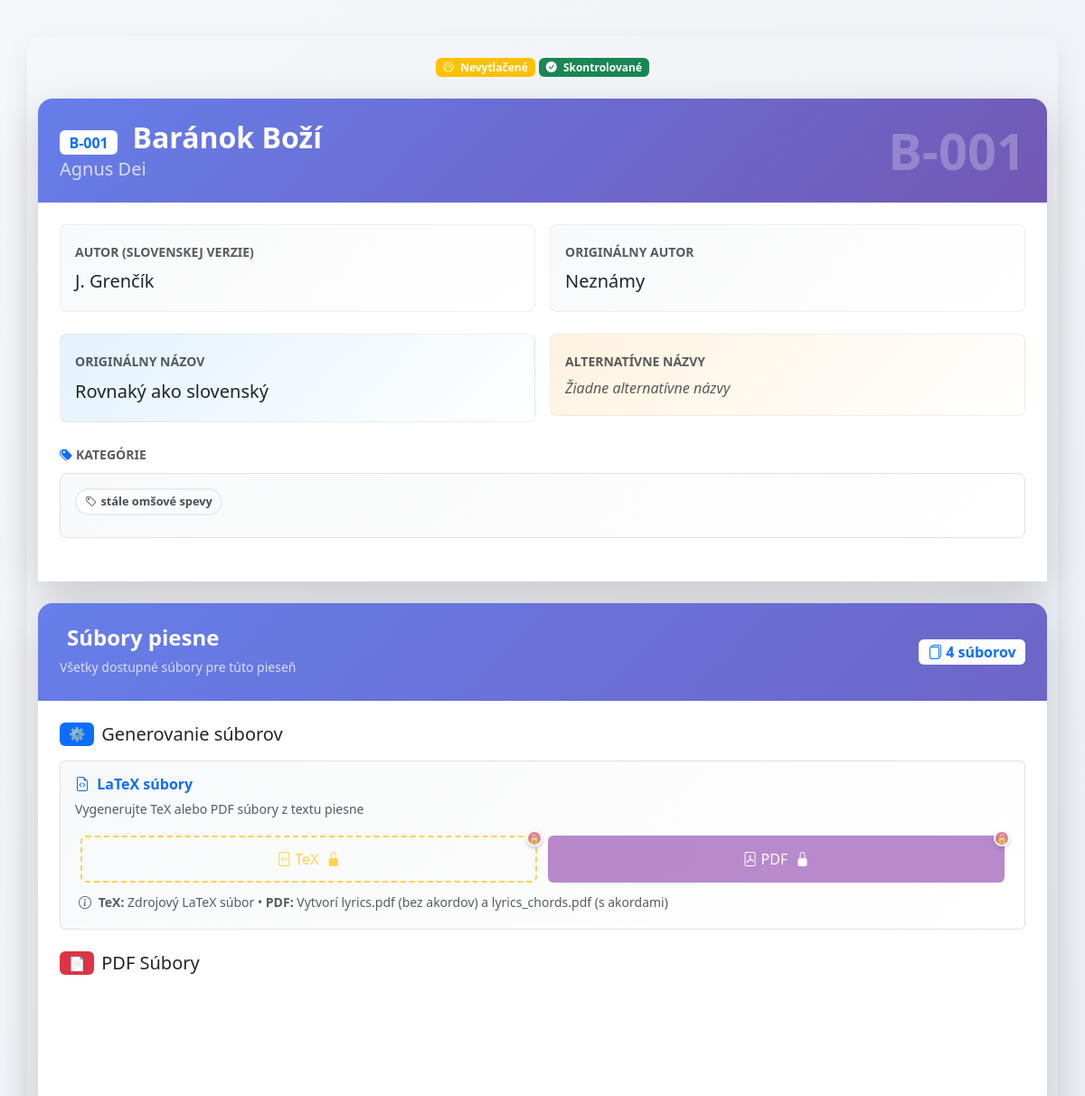
/song/269/view (upper part), run on an earlier commit of the app's database.
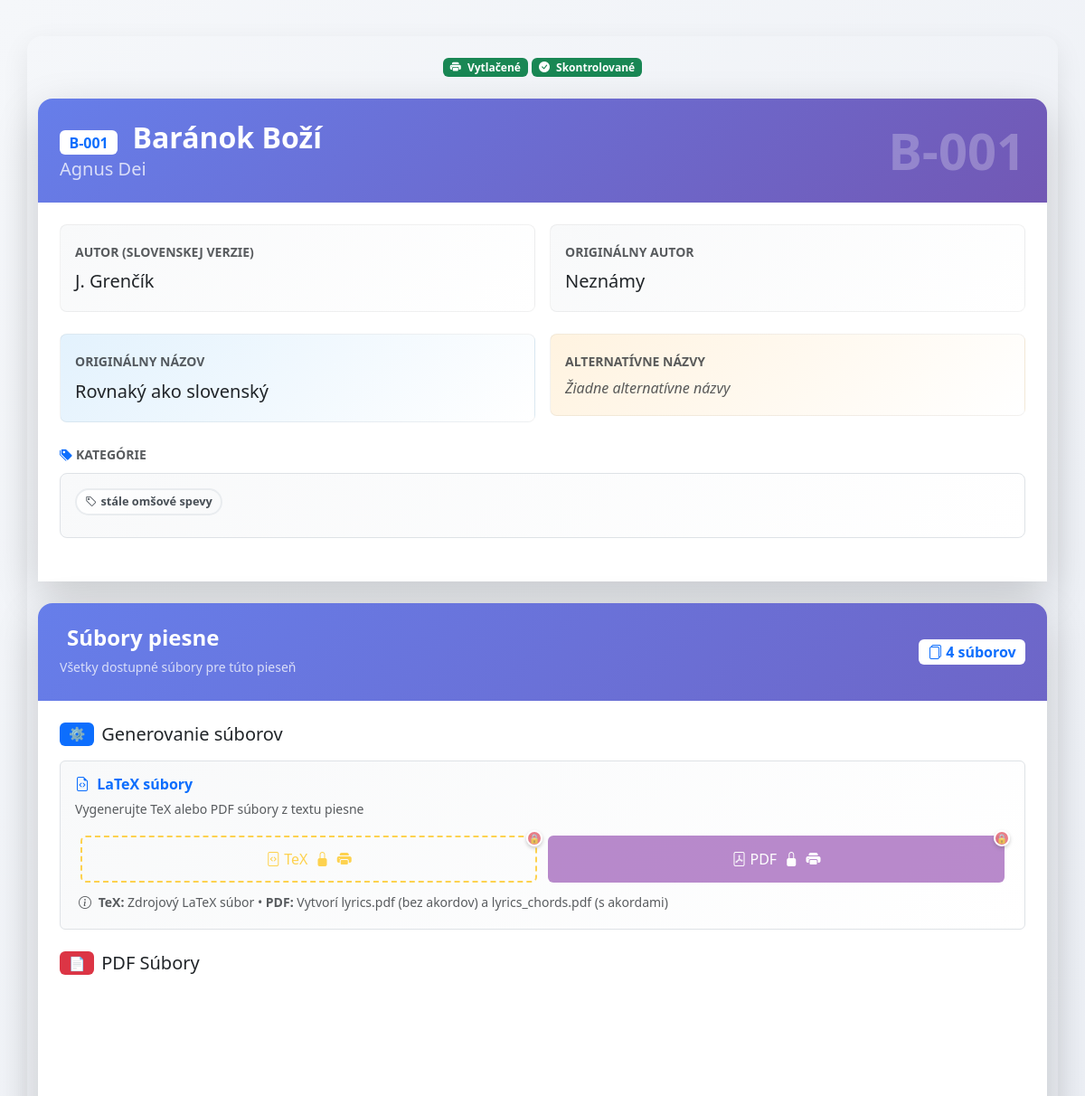
And on a later commit of the database.
### app.py (the view)
@app.route('/song/<int:song_id>/view')
def song_view(song_id):
    song = Song.query.get_or_404(song_id)
    try:
        data = json.loads(song.song_parts or '[]')
    except (json.JSONDecodeError, TypeError):
        data = []
    mp3s = json.loads(song.mp3_paths or '[]')
    midis = json.loads(song.midi_paths or '[]')
    sheet_pdfs = json.loads(song.sheet_pdf_paths or '[]')
    sheet_mscz = json.loads(song.sheet_mscz_paths or '[]')
    return render_template('song_view.html', song=song, data=data, mp3s=mp3s, midis=midis, sheet_pdfs=sheet_pdfs, sheet_mscz=sheet_mscz)

### app.py (called while the page is built)
@app.after_request
def add_security_headers(response):
    response.headers['Content-Security-Policy'] = (
        "default-src 'self'; "
        "script-src 'self' 'unsafe-inline' https://cdn.jsdelivr.net https://cdnjs.cloudflare.com; "
        "style-src 'self' 'unsafe-inline' https://cdn.jsdelivr.net https://cdnjs.cloudflare.com https://fonts.googleapis.com; "
        "font-src 'self' https://fonts.gstatic.com https://cdn.jsdelivr.net https://cdnjs.cloudflare.com; "
        "img-src 'self' data: https:; "
        "connect-src 'self'; "
        "frame-ancestors 'none';"
    )
    response.headers['X-Content-Type-Options'] = 'nosniff'
    response.headers['X-XSS-Protection'] = '1; mode=block'
    response.headers['X-Frame-Options'] = 'DENY'
    return response

def get_file_url(path, expires_in=3600):
    return storage().get_url(path, expires_in)

@app.template_filter('presigned_url')
def presigned_url_filter(key, expires_in=3600):
    try:
        return Markup(get_file_url(key, expires_in))
    except Exception as e:
        print(f"Error generating URL for {key}: {e}")
        return ""

### templates/song_view.html (shortened to what the changed rows need)
{% extends "layout.html" %}
{% block content %}
{% set part_types = ["verse", "chorus", "bridge", "intro", "interlude", "coda", "outro", "prechorus", "comment"] %}
{% set options = [
      "stále omšové spevy",
      "úvod",
      "medzispevy (žalmy; aleluja)",
      "obetovanie",
      "prijímanie",
      "poďakovanie po prijímaní",
      "záver",
      "adorácia",
      "advent",
      "vianoce",
      "pôst",
      "veľká noc",
      "cez rok",
      "k Duchu Svätému",
      "mariánske",
      "k svätcom",
      "detské",
      "iné",
      "liturgia hodín",
      "sobášne",
      "Taizé",
      "krížová cesta",
      "nevhodné"
    ] %}
<div class="song-view-header mb-4">
  <div class="d-flex align-items-center justify-content-between mb-3 flex-wrap">
    <div class="d-flex gap-1 flex-wrap justify-content-center order-1 order-md-2 w-100 w-md-auto mb-2 mb-md-0">
      {% if song.printed %}
      <span class="badge bg-success px-2 py-1 fs-7 fs-md-6">
        <i class="bi bi-printer-fill me-1"></i>
        <span class="d-none d-sm-inline">Vytlačené</span>
      </span>
      {% else %}
      <span class="badge bg-warning px-2 py-1 fs-7 fs-md-6">
        <i class="bi bi-printer me-1"></i>
        <span class="d-none d-sm-inline">Nevytlačené</span>
      </span>
      {% endif %}
    </div>
  </div>
</div>
<div class="song-info-section card border-0 shadow-lg rounded-4 mb-4"
     style="background: linear-gradient(135deg, #667eea 0%, #764ba2 100%);">
  <div class="card-header border-0 text-white p-4" style="background: transparent;">
    <div class="d-flex align-items-center justify-content-between">
      <div>
        <h2 class="mb-1 fw-bold">
          <span class="badge bg-white text-primary me-2 fs-6">{{ song.song_id }}</span>
          {{ song.title }}
        </h2>
      </div>
    </div>
  </div>
</div>
{% set file_count = (sheet_pdfs|length) + (mp3s|length) + (midis|length) + (sheet_mscz|length) + (1 if song.pdf_lyrics_path else 0) + (1 if song.pdf_chords_path else 0) %}
<div class="file-management-section card border-0 shadow-lg rounded-4 overflow-hidden mb-4"
     style="background: linear-gradient(135deg, #667eea 0%, #764ba2 100%);">
  <div class="card-body bg-white p-4">
    <div class="generation-section mb-4">
      <div class="generation-actions card p-3 border"
           style="background: linear-gradient(135deg, #f8f9fa 0%, #ffffff 100%);">
        <div class="row generation-buttons w-100" role="group">
          <div class="col-6">
            <form method="POST" action="{{ url_for('generate_tex', song_id=song.id) }}" class="d-inline w-100" onsubmit="return checkTexPermission(event)">
              <button type="submit" class="btn btn-outline-warning w-100 {{ 'restricted-action' if song.admin_checked or song.printed else '' }}"
                      title="{{ 'Pieseň je chránená - skontrolovaná adminom' if song.admin_checked else ('Pieseň je vytlačená - nemožno meniť' if song.printed else 'Generovať LaTeX súbory') }}">
                <i class="bi bi-file-code me-1"></i>TeX
                {% if song.admin_checked %}<i class="bi bi-lock-fill ms-1"></i>{% endif %}
                {% if song.printed %}<i class="bi bi-printer-fill ms-1"></i>{% endif %}
              </button>
            </form>
          </div>
          <div class="col-6">
            <form method="GET" action="{{ url_for('generate_pdfs', song_id=song.id) }}" class="d-inline w-100" onsubmit="return checkPdfPermission(event)">
              <button type="submit" class="btn btn-primary w-100 {{ 'restricted-action' if not song.tex_path or song.admin_checked or song.printed else '' }}"
                      style="background-color: #9b59b6; border-color: #9b59b6;"
                      title="{{ 'Najprv vygenerujte TeX súbory' if not song.tex_path else ('Pieseň je chránená - skontrolovaná adminom' if song.admin_checked else ('Pieseň je vytlačená - nemožno meniť' if song.printed else 'Generovať PDF súbory')) }}">
                <i class="bi bi-file-pdf me-1"></i>PDF
                {% if song.admin_checked %}<i class="bi bi-lock-fill ms-1"></i>{% endif %}
                {% if song.printed %}<i class="bi bi-printer-fill ms-1"></i>{% endif %}
              </button>
            </form>
          </div>
        </div>
      </div>
    </div>
  </div>
</div>
{% endblock %}

What changed in the data, as far as the page shows it:
changed Song "stále omšové spevy": printed 0 → 1 (drawn)
Also different on the page:
text no longer shown: "Nevytlačené"
text now shown: "Vytlačené"
